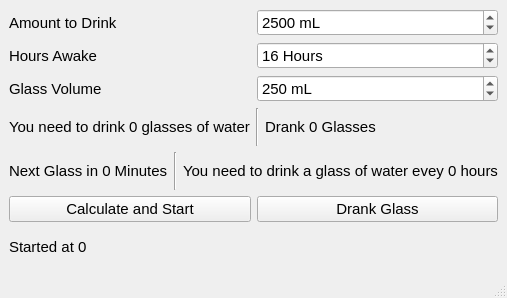
<?xml version="1.0" encoding="UTF-8"?>
<ui version="4.0">
 <class>WaterReminder</class>
 <widget class="QMainWindow" name="WaterReminder">
  <property name="geometry">
   <rect>
    <x>0</x>
    <y>0</y>
    <width>504</width>
    <height>298</height>
   </rect>
  </property>
  <property name="font">
   <font>
    <pointsize>11</pointsize>
   </font>
  </property>
  <property name="windowTitle">
   <string>WaterReminder</string>
  </property>
  <property name="windowIcon">
   <iconset resource="Resources.qrc">
    <normaloff>:/Resources/trayIcon.png</normaloff>:/Resources/trayIcon.png</iconset>
  </property>
  <widget class="QWidget" name="centralwidget">
   <layout class="QGridLayout" name="gridLayout">
    <item row="1" column="0">
     <layout class="QHBoxLayout" name="horizontalLayout_4" stretch="0,0,0">
      <item>
       <widget class="QLabel" name="labelGlassCount">
        <property name="text">
         <string>You need to drink 0 glasses of water</string>
        </property>
       </widget>
      </item>
      <item>
       <widget class="Line" name="line">
        <property name="orientation">
         <enum>Qt::Vertical</enum>
        </property>
       </widget>
      </item>
      <item>
       <widget class="QLabel" name="labelDrankGlasses">
        <property name="text">
         <string>Drank 0 Glasses</string>
        </property>
       </widget>
      </item>
     </layout>
    </item>
    <item row="9" column="0">
     <widget class="QLabel" name="labelStarted">
      <property name="text">
       <string>Started at 0</string>
      </property>
     </widget>
    </item>
    <item row="0" column="0">
     <layout class="QVBoxLayout" name="verticalLayout">
      <item>
       <layout class="QHBoxLayout" name="horizontalLayout">
        <item>
         <widget class="QLabel" name="label">
          <property name="text">
           <string>Amount to Drink</string>
          </property>
         </widget>
        </item>
        <item>
         <widget class="QSpinBox" name="toDrink">
          <property name="suffix">
           <string> mL</string>
          </property>
          <property name="minimum">
           <number>1</number>
          </property>
          <property name="maximum">
           <number>99999</number>
          </property>
          <property name="value">
           <number>2500</number>
          </property>
         </widget>
        </item>
       </layout>
      </item>
      <item>
       <layout class="QHBoxLayout" name="horizontalLayout_2">
        <item>
         <widget class="QLabel" name="label_2">
          <property name="text">
           <string>Hours Awake</string>
          </property>
         </widget>
        </item>
        <item>
         <widget class="QSpinBox" name="awakeHours">
          <property name="suffix">
           <string> Hours</string>
          </property>
          <property name="minimum">
           <number>1</number>
          </property>
          <property name="maximum">
           <number>99999</number>
          </property>
          <property name="value">
           <number>16</number>
          </property>
         </widget>
        </item>
       </layout>
      </item>
      <item>
       <layout class="QHBoxLayout" name="horizontalLayout_3">
        <item>
         <widget class="QLabel" name="label_3">
          <property name="text">
           <string>Glass Volume </string>
          </property>
         </widget>
        </item>
        <item>
         <widget class="QSpinBox" name="glassVolume">
          <property name="suffix">
           <string> mL</string>
          </property>
          <property name="minimum">
           <number>50</number>
          </property>
          <property name="maximum">
           <number>9999999</number>
          </property>
          <property name="value">
           <number>250</number>
          </property>
         </widget>
        </item>
       </layout>
      </item>
     </layout>
    </item>
    <item row="7" column="0">
     <layout class="QHBoxLayout" name="horizontalLayout_5">
      <item>
       <widget class="QPushButton" name="bCalculate">
        <property name="text">
         <string>Calculate and Start</string>
        </property>
       </widget>
      </item>
      <item>
       <widget class="QPushButton" name="bDrankGlass">
        <property name="text">
         <string>Drank Glass</string>
        </property>
       </widget>
      </item>
     </layout>
    </item>
    <item row="5" column="0">
     <layout class="QHBoxLayout" name="horizontalLayout_6">
      <item>
       <widget class="QLabel" name="labelNextGlass">
        <property name="text">
         <string>Next Glass in 0 Minutes</string>
        </property>
       </widget>
      </item>
      <item>
       <widget class="Line" name="line_2">
        <property name="orientation">
         <enum>Qt::Vertical</enum>
        </property>
       </widget>
      </item>
      <item>
       <widget class="QLabel" name="labelInterval">
        <property name="text">
         <string>You need to drink a glass of water evey 0 hours</string>
        </property>
       </widget>
      </item>
     </layout>
    </item>
   </layout>
  </widget>
  <widget class="QMenuBar" name="menubar">
   <property name="geometry">
    <rect>
     <x>0</x>
     <y>0</y>
     <width>504</width>
     <height>26</height>
    </rect>
   </property>
  </widget>
  <widget class="QStatusBar" name="statusbar"/>
 </widget>
 <resources>
  <include location="Resources.qrc"/>
 </resources>
 <connections/>
</ui>
